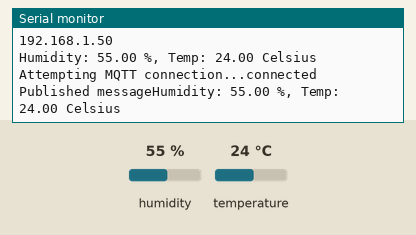
The sketch below on a simulated ESP8266 (Wemos D1 mini). Shown: the last lines printed to the serial monitor. The test bench sets the inputs (shaded band); at power-on: humidity 55 %, temperature 24 °C. WiFi joins after 1.5 s; servers stay silent unless stated; no MQTT or app messages arrive unless stated.

Above: at 2.7 s.
2.8 s: humidity set to 22 %
At 4.4 s:
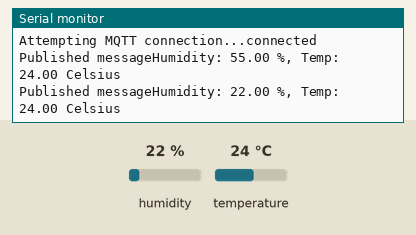
5.5 s: temperature set to 12 °C
At 6.4 s:
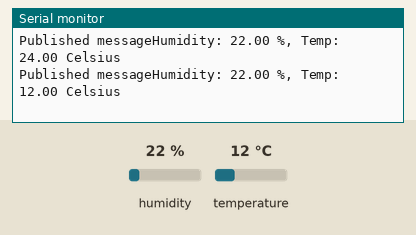
8.2 s: humidity set to 40 %
At 9.5 s:
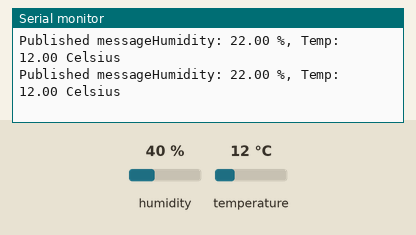
Timing chart, 0 to 11.2 s (numbered marks = the images above; inputs shaded):
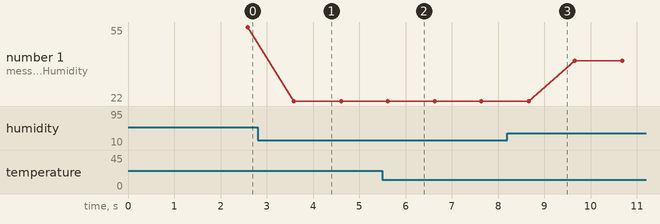

Measured:
- after the input at 2.8 s, the serial monitor: prints a new line after 0.79 s (image 1)
- after the input at 5.5 s, the serial monitor: prints a new line after 0.11 s (image 2)
- plotted number 1: 55 → 22 after the input at 2.8 s, 22 → 40 after the input at 8.2 s

The sketch:

CLoudMQTT_publish.ino
```cpp
/*
Code Provided by UrduITAcademy

Install necessary Libraries First
This example demonstrates MQTT protocol. It takes values from
DHT11 Temperature and humidity sensor and publish those to a MQTT broker.
A subscriber MCU rceives the values and turn on an LED if values
exceed from a certain threshhold.
*/
//This code publishes 1 to the topic "UITAtopic" if the temp or
// humidity exceeds a specific value

#include <ESP8266WiFi.h>
#include <PubSubClient.h>
#include <DHT.h>;

//constants
#define DHTPIN 2     // what pin we're connected to -Wemos Pin D4
#define DHTTYPE DHT11   // DHT 11
DHT dht(DHTPIN, DHTTYPE); //// Initialize DHT sensor

//Variables
float hum;  //Stores humidity value
float temp; //Stores temperature value
WiFiClient espClient;
PubSubClient client(espClient);
// Update these with values suitable for your network.

const char* ssid = "Learner";
const char* password = "wilco@07";
const char* mqtt_server = "broker.hivemq.com";

void setup() {  // Initialize the 12 pin as an output-NodeMCu Pin D6
  Serial.begin(115200);
  dht.begin();             //initialize DHT sensor
  setup_wifi();
  client.setServer(mqtt_server, 1883);
}

//WiFi Setup Function
void setup_wifi() {
  WiFi.mode(WIFI_STA);
  delay(10);
  // We start by connecting to a WiFi network
  Serial.println();
  Serial.print("Connecting to ");
  Serial.println(ssid);

  WiFi.begin(ssid, password);

  while (WiFi.status() != WL_CONNECTED) {
    delay(500);
    Serial.print(".");
  }

  Serial.println("");
  Serial.println("WiFi connected");
  Serial.println("IP address: ");
  Serial.println(WiFi.localIP());
}
//Wifi Setup Function ends here

void reconnect() {
  // Loop until we're reconnected
  while (!client.connected()) {
    Serial.print("Attempting MQTT connection...");
    // Attempt to connect
    if (client.connect("ESP8266Client")) { //cloud mqtt: gqbybsmm,ziEEPqVW0rDH
      Serial.println("connected");
      // Once connected, publish an announcement...
      if(temp >= 15 || hum >= 100){
      client.publish("UITAtopic", "1");//publish 1 if temp or humidity increases
      }
    } else {
      Serial.print("failed, rc=");
      Serial.print(client.state());
      Serial.println(" try again in 5 seconds");
      // Wait 5 seconds before retrying
      delay(5000);
    }
  }
}
//function to read temperature and humidity from DHT sensor
void dht_read(){
  hum = dht.readHumidity();
    temp= dht.readTemperature();
  }
//DHT function ends here


void loop() {
  dht_read();
  print_dht();

  if (!client.connected()) {
    reconnect();
  }
  //client.loop();

    Serial.print("Published message");
    //Serial.println(msg);
    if(temp >= 15 || hum >= 100){
    client.publish("UITAtopic", "1");  //publish message on specific topic
  }
}

//Function to print DHT values to Serial monitor
void print_dht(){
  Serial.print("Humidity: ");
    Serial.print(hum);
    Serial.print(" %, Temp: ");
    Serial.print(temp);
    Serial.println(" Celsius");
    delay(1000);
  }
```
